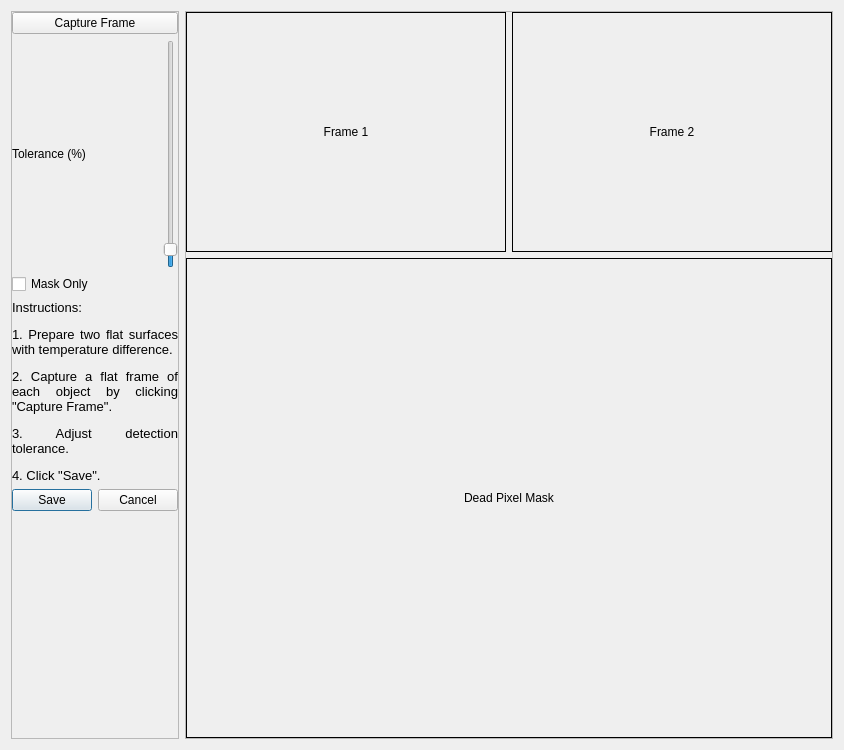
<?xml version="1.0" encoding="UTF-8"?>
<ui version="4.0">
 <class>Dialog</class>
 <widget class="QDialog" name="Dialog">
  <property name="windowModality">
   <enum>Qt::WindowModal</enum>
  </property>
  <property name="geometry">
   <rect>
    <x>0</x>
    <y>0</y>
    <width>838</width>
    <height>738</height>
   </rect>
  </property>
  <property name="windowTitle">
   <string>Blind Pixel Detection</string>
  </property>
  <property name="modal">
   <bool>true</bool>
  </property>
  <layout class="QGridLayout" name="gridLayout">
   <item row="0" column="0" rowspan="2">
    <widget class="QFrame" name="frame">
     <property name="frameShape">
      <enum>QFrame::StyledPanel</enum>
     </property>
     <property name="frameShadow">
      <enum>QFrame::Plain</enum>
     </property>
     <layout class="QGridLayout" name="gridLayout_2">
      <property name="leftMargin">
       <number>0</number>
      </property>
      <property name="topMargin">
       <number>0</number>
      </property>
      <property name="rightMargin">
       <number>0</number>
      </property>
      <property name="bottomMargin">
       <number>0</number>
      </property>
      <item row="3" column="0" colspan="2">
       <widget class="QLabel" name="label_7">
        <property name="lineWidth">
         <number>-1</number>
        </property>
        <property name="text">
         <string>&lt;!DOCTYPE HTML PUBLIC &quot;-//W3C//DTD HTML 4.0//EN&quot; &quot;http://www.w3.org/TR/REC-html40/strict.dtd&quot;&gt;
&lt;html&gt;&lt;head&gt;&lt;meta name=&quot;qrichtext&quot; content=&quot;1&quot; /&gt;&lt;style type=&quot;text/css&quot;&gt;
p, li { white-space: pre-wrap; }
&lt;/style&gt;&lt;/head&gt;&lt;body style=&quot; font-family:'Noto Sans CJK JP'; font-size:10pt; font-weight:200; font-style:normal;&quot;&gt;
&lt;p align=&quot;justify&quot; style=&quot; margin-top:12px; margin-bottom:12px; margin-left:0px; margin-right:0px; -qt-block-indent:0; text-indent:0px;&quot;&gt;Instructions: &lt;/p&gt;
&lt;p align=&quot;justify&quot; style=&quot; margin-top:12px; margin-bottom:12px; margin-left:0px; margin-right:0px; -qt-block-indent:0; text-indent:0px;&quot;&gt;1. Prepare two flat surfaces with temperature difference.&lt;/p&gt;
&lt;p align=&quot;justify&quot; style=&quot; margin-top:12px; margin-bottom:12px; margin-left:0px; margin-right:0px; -qt-block-indent:0; text-indent:0px;&quot;&gt;2. Capture a flat frame of each object by clicking &amp;quot;Capture Frame&amp;quot;.&lt;/p&gt;
&lt;p align=&quot;justify&quot; style=&quot; margin-top:12px; margin-bottom:12px; margin-left:0px; margin-right:0px; -qt-block-indent:0; text-indent:0px;&quot;&gt;3. Adjust detection tolerance.&lt;/p&gt;
&lt;p align=&quot;justify&quot; style=&quot; margin-top:12px; margin-bottom:12px; margin-left:0px; margin-right:0px; -qt-block-indent:0; text-indent:0px;&quot;&gt;4. Click &amp;quot;Save&amp;quot;.&lt;/p&gt;&lt;/body&gt;&lt;/html&gt;</string>
        </property>
        <property name="textFormat">
         <enum>Qt::AutoText</enum>
        </property>
        <property name="scaledContents">
         <bool>false</bool>
        </property>
        <property name="wordWrap">
         <bool>true</bool>
        </property>
       </widget>
      </item>
      <item row="1" column="1">
       <widget class="QSlider" name="blindPixelToleranceSlider">
        <property name="maximum">
         <number>1000</number>
        </property>
        <property name="value">
         <number>50</number>
        </property>
        <property name="orientation">
         <enum>Qt::Vertical</enum>
        </property>
       </widget>
      </item>
      <item row="5" column="0" colspan="2">
       <spacer name="verticalSpacer">
        <property name="orientation">
         <enum>Qt::Vertical</enum>
        </property>
        <property name="sizeHint" stdset="0">
         <size>
          <width>20</width>
          <height>40</height>
         </size>
        </property>
       </spacer>
      </item>
      <item row="4" column="0" colspan="2">
       <widget class="QDialogButtonBox" name="buttonBox">
        <property name="standardButtons">
         <set>QDialogButtonBox::Cancel|QDialogButtonBox::Save</set>
        </property>
       </widget>
      </item>
      <item row="0" column="0" colspan="2">
       <widget class="QPushButton" name="captureFrameButton">
        <property name="text">
         <string>Capture Frame</string>
        </property>
       </widget>
      </item>
      <item row="1" column="0">
       <widget class="QLabel" name="toleranceLabel">
        <property name="text">
         <string>Tolerance (%)</string>
        </property>
       </widget>
      </item>
      <item row="2" column="0" colspan="2">
       <widget class="QCheckBox" name="checkBox">
        <property name="text">
         <string>Mask Only</string>
        </property>
       </widget>
      </item>
     </layout>
    </widget>
   </item>
   <item row="0" column="1" rowspan="2">
    <widget class="QFrame" name="frame_2">
     <property name="frameShape">
      <enum>QFrame::StyledPanel</enum>
     </property>
     <property name="frameShadow">
      <enum>QFrame::Plain</enum>
     </property>
     <layout class="QGridLayout" name="gridLayout_3">
      <property name="leftMargin">
       <number>0</number>
      </property>
      <property name="topMargin">
       <number>0</number>
      </property>
      <property name="rightMargin">
       <number>0</number>
      </property>
      <property name="bottomMargin">
       <number>0</number>
      </property>
      <item row="0" column="1">
       <widget class="QLabel" name="frameCanvas2">
        <property name="minimumSize">
         <size>
          <width>320</width>
          <height>240</height>
         </size>
        </property>
        <property name="frameShape">
         <enum>QFrame::Box</enum>
        </property>
        <property name="text">
         <string>Frame 2</string>
        </property>
        <property name="alignment">
         <set>Qt::AlignCenter</set>
        </property>
       </widget>
      </item>
      <item row="1" column="0" colspan="2">
       <widget class="QLabel" name="maskCanvas">
        <property name="minimumSize">
         <size>
          <width>640</width>
          <height>480</height>
         </size>
        </property>
        <property name="frameShape">
         <enum>QFrame::Box</enum>
        </property>
        <property name="text">
         <string>Dead Pixel Mask</string>
        </property>
        <property name="alignment">
         <set>Qt::AlignCenter</set>
        </property>
       </widget>
      </item>
      <item row="0" column="0">
       <widget class="QLabel" name="frameCanvas1">
        <property name="sizePolicy">
         <sizepolicy hsizetype="Preferred" vsizetype="Preferred">
          <horstretch>0</horstretch>
          <verstretch>0</verstretch>
         </sizepolicy>
        </property>
        <property name="minimumSize">
         <size>
          <width>320</width>
          <height>240</height>
         </size>
        </property>
        <property name="frameShape">
         <enum>QFrame::Box</enum>
        </property>
        <property name="text">
         <string>Frame 1</string>
        </property>
        <property name="alignment">
         <set>Qt::AlignCenter</set>
        </property>
       </widget>
      </item>
     </layout>
    </widget>
   </item>
  </layout>
 </widget>
 <resources/>
 <connections>
  <connection>
   <sender>buttonBox</sender>
   <signal>accepted()</signal>
   <receiver>Dialog</receiver>
   <slot>accept()</slot>
   <hints>
    <hint type="sourcelabel">
     <x>92</x>
     <y>510</y>
    </hint>
    <hint type="destinationlabel">
     <x>418</x>
     <y>368</y>
    </hint>
   </hints>
  </connection>
  <connection>
   <sender>buttonBox</sender>
   <signal>rejected()</signal>
   <receiver>Dialog</receiver>
   <slot>reject()</slot>
   <hints>
    <hint type="sourcelabel">
     <x>92</x>
     <y>510</y>
    </hint>
    <hint type="destinationlabel">
     <x>418</x>
     <y>368</y>
    </hint>
   </hints>
  </connection>
 </connections>
</ui>
